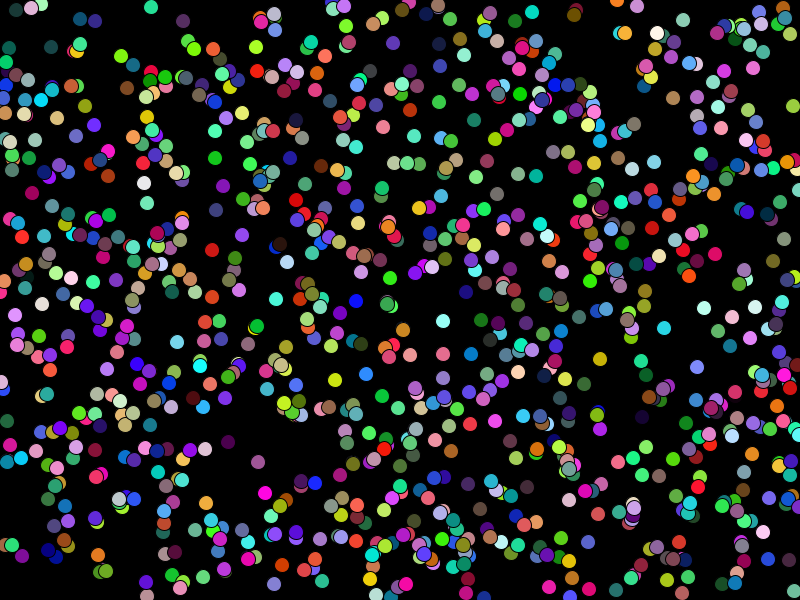
Frame 1 (no input)
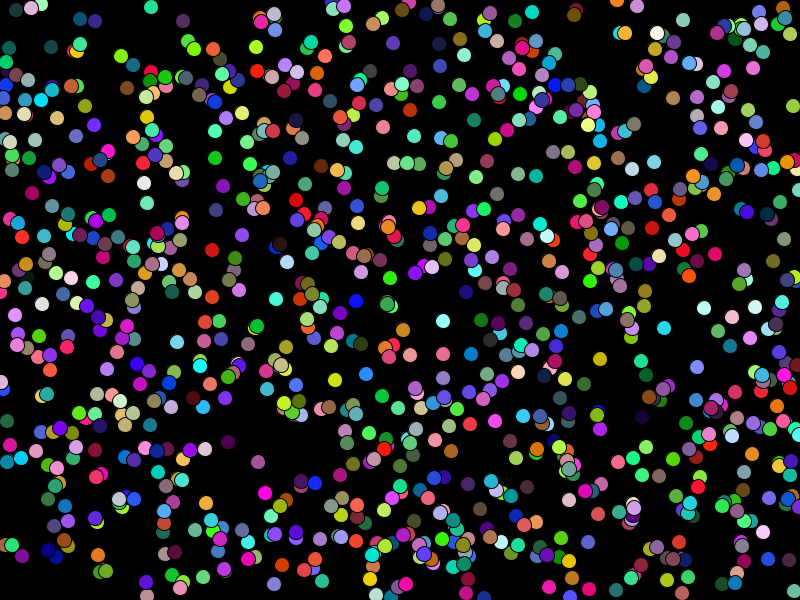
Frame 60 (the mouse pressed at the canvas centre just before this capture)
Frame 120 (the mouse held since frame 60 and released just before this capture): identical to frame 60, image omitted

The Processing sketch that drew these frames (run headless with seeded random() and noise(); from frame 60 on, the mouse is pressed at the canvas centre):

// Processing sketch: Chemotaxis
// ── Chemotaxis.pde
Bacteria[] bacteria;
int bacteriaCount = 1000;

void setup() {     
 	size(800,600);
  background(0);
  frameRate(60);
  bacteria = new Bacteria[bacteriaCount];
  for(int i=0; i<bacteria.length; i++) {
    int x = (int)(width*Math.random());
    int y = (int)(height*Math.random());
    int r = (int)(255*Math.random()+1);
    int g = (int)(255*Math.random()+1);
    int b = (int)(255*Math.random()+1);
    bacteria[i] = new Bacteria(x,y,r,g,b);
  }
}
void draw() {
 	for(int i=0; i<bacteria.length; i++) {
    bacteria[i].show();
  }
}  

class Bacteria {
  float x_pos;
  float y_pos;
  float radius;
  int red;
  int green;
  int blue;
  
 	public Bacteria(float x, float y, int r, int g, int b) {
    x_pos = x;
    y_pos = y;
    red = r;
    green = g;
    blue = b;
  }
  
  void show() {
    pushMatrix();
    translate(x_pos,y_pos);
    fill(red,green,blue);
    ellipse(0,0,15,15);
    popMatrix();
  }
}    
